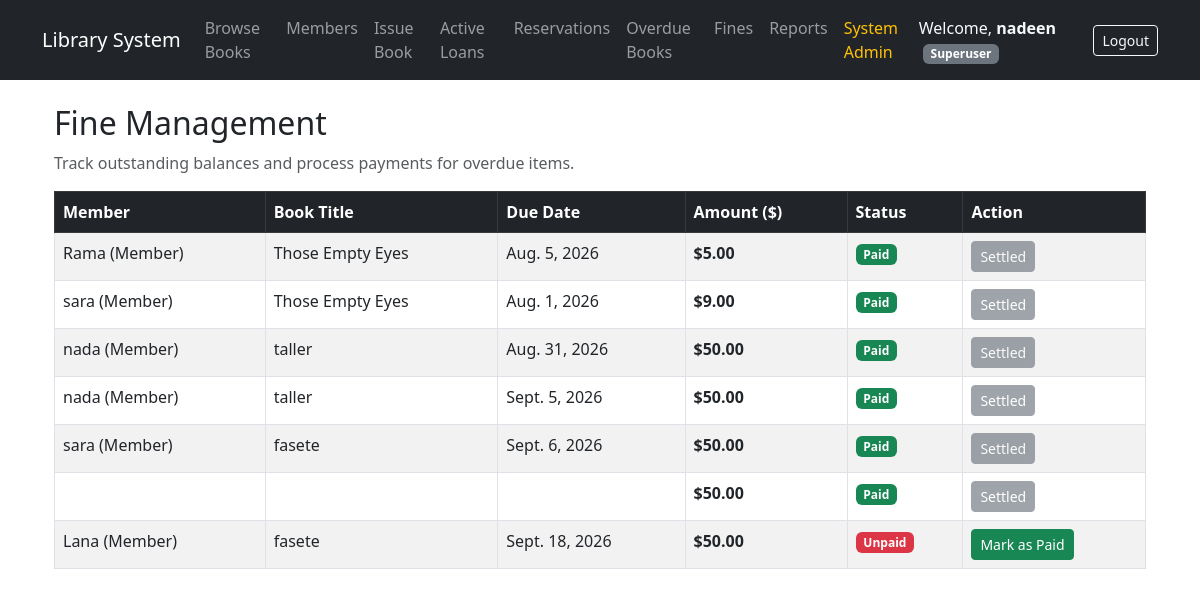
Page /books/fines/ (signed in) on the committed database.
### books/models.py (models this page shows, shortened)
class Fine(models.Model):
    STATUS_CHOICES = (
        ('UNPAID', 'Unpaid'),
        ('PAID', 'Paid'),
    )
    member = models.ForeignKey(Member, on_delete=models.CASCADE, related_name='fines')
    borrow_record = models.ForeignKey(
        BorrowRecord,
        on_delete=models.SET_NULL,
        null=True,
        blank=True,
        related_name='fines'
    )
    amount = models.DecimalField(max_digits=6, decimal_places=2, default=Decimal('0.00'))
    reason = models.CharField(max_length=255, default="Overdue Fine")
    status = models.CharField(max_length=10, choices=STATUS_CHOICES, default='UNPAID')
    created_at = models.DateTimeField(auto_now_add=True)
    updated_at = models.DateTimeField(auto_now=True)

class BorrowRecord(models.Model):
    STATUS_CHOICES = (
        ('BORROWED', 'Borrowed'),
        ('RETURNED', 'Returned'),
        ('OVERDUE', 'Overdue'),
        ('LOST', 'Lost'),
    )
    member = models.ForeignKey(Member, on_delete=models.CASCADE, related_name='borrow_records')
    book = models.ForeignKey(Book, on_delete=models.CASCADE, related_name='borrow_records')
    borrow_date = models.DateField(auto_now_add=True)
    due_date = models.DateField()
    return_date = models.DateField(null=True, blank=True)
    status = models.CharField(max_length=10, choices=STATUS_CHOICES, default='BORROWED')

class Member(models.Model):
    ROLE_CHOICES = (
        ('ADMIN', 'Administrator'),
        ('LIBRARIAN', 'Librarian'),
        ('ASSISTANT', 'Assistant'),
        ('MEMBER', 'Member'),
    )
    user = models.OneToOneField(User, on_delete=models.CASCADE, related_name='member_profile')
    role = models.CharField(max_length=15, choices=ROLE_CHOICES, default='MEMBER')
    phone = models.CharField(max_length=20)
    is_active_member = models.BooleanField(default=True)
    created_at = models.DateTimeField(auto_now_add=True)
    def __str__(self):
        return f"{self.user.username} ({self.get_role_display()})"

class Book(models.Model):
    title = models.CharField(max_length=200)
    author = models.CharField(max_length=200)
    quantity = models.IntegerField(validators=[MinValueValidator(0)])
    publication_year = models.IntegerField(
        validators=[MinValueValidator(1000), MaxValueValidator(current_year)]
    )

### books/views.py (the view)
# urls.py: path('fines/', views.fine_list_view, name='fine_list'),
@login_required
@role_required(['ADMIN', 'LIBRARIAN'])
def fine_list_view(request):
    today = timezone.now().date()
    overdue_records = BorrowRecord.objects.filter(status='BORROWED', due_date__lt=today)
    for record in overdue_records:
        FineService.update_or_create_fine(record)
    fines = Fine.objects.select_related('borrow_record__member__user', 'borrow_record__book').all()
    return render(request, 'books/fines/fine_list.html', {'fines': fines})

### books/templates/books/fines/fine_list.html
{% extends 'books/base.html' %}
{% block content %}
<div class="container mt-4">
    <h2>Fine Management</h2>
    <p class="text-muted">Track outstanding balances and process payments for overdue items.</p>
    <table class="table table-bordered table-striped mt-3">
        <thead class="table-dark">
            <tr>
                <th>Member</th>
                <th>Book Title</th>
                <th>Due Date</th>
                <th>Amount ($)</th>
                <th>Status</th>
                <th>Action</th>
            </tr>
        </thead>
        <tbody>
            {% for fine in fines %}
            <tr>
                <td>{{ fine.borrow_record.member }}</td>
                <td>{{ fine.borrow_record.book.title }}</td>
                <td>{{ fine.borrow_record.due_date }}</td>
                <td><strong>${{ fine.amount }}</strong></td>
                <td>
                    {% if fine.status == 'UNPAID' %}
                        <span class="badge bg-danger">Unpaid</span>
                    {% else %}
                        <span class="badge bg-success">Paid</span>
                    {% endif %}
                </td>
                <td>
                    {% if fine.status == 'UNPAID' %}
                        <a href="{% url 'pay_fine' fine.id %}" class="btn btn-sm btn-success">Mark as Paid</a>
                    {% else %}
                        <button class="btn btn-sm btn-secondary" disabled>Settled</button>
                    {% endif %}
                </td>
            </tr>
            {% empty %}
            <tr>
                <td colspan="6" class="text-center text-muted">No fines recorded.</td>
            </tr>
            {% endfor %}
        </tbody>
    </table>
</div>
{% endblock %}

### books/templates/books/base.html (shortened to what this page needs)
<!DOCTYPE html>
<html lang="en">
<head>
    <link href="https://cdn.jsdelivr.net/npm/bootstrap@5.3.0/dist/css/bootstrap.min.css" rel="stylesheet">
</head>
<body>
    <nav class="navbar navbar-expand-lg navbar-dark bg-dark mb-4">
        <div class="container">
            <a class="navbar-brand" href="{% url 'book_list' %}">Library System</a>
            <div class="collapse navbar-collapse" id="navbarNav">
                {% if user.is_authenticated %}
                    <ul class="navbar-nav me-auto">
                        <li class="nav-item">
                            <a class="nav-link" href="{% url 'book_list' %}">Browse Books</a>
                        </li>
                        {% if user.member_profile.role in 'ADMIN,LIBRARIAN,ASSISTANT' or user.is_superuser %}
                            <li class="nav-item">
                                <a class="nav-link" href="{% url 'member_list' %}">Members</a>
                            </li>
                            <li class="nav-item">
                                <a class="nav-link" href="{% url 'borrow_book' %}">Issue Book</a>
                            </li>
                            <li class="nav-item">
                                <a class="nav-link" href="{% url 'active_loans' %}">Active Loans</a>
                            </li>
                            <li class="nav-item">
                                <a class="nav-link" href="{% url 'reservation_list' %}">Reservations</a>
                            </li>
                            <li class="nav-item">
                                <a class="nav-link" href="{% url 'overdue_books' %}">Overdue Books</a>
                            </li>
                        {% endif %}
                        {% if user.member_profile.role in 'ADMIN,LIBRARIAN' or user.is_superuser %}
                            <li class="nav-item">
                                <a class="nav-link" href="{% url 'fine_list' %}">Fines</a>
                            </li>
                            <li class="nav-item">
                                <a class="nav-link" href="{% url 'reports_dashboard' %}">Reports</a>
                            </li>
                        {% endif %}
                        {% if user.member_profile.is_admin or user.is_superuser %}
                            <li class="nav-item">
                                <a class="nav-link text-warning" href="/admin/" target="_blank">System Admin</a>
                            </li>
                        {% endif %}
                    </ul>
                    <div class="d-flex align-items-center">
                        <span class="navbar-text me-3 text-light">
                            Welcome, <strong>{{ user.username }}</strong>
                            <small class="badge bg-secondary ms-1">
                                {% if user.is_superuser %}
                                    Superuser
                                {% else %}
                                    {{ user.member_profile.get_role_display|default:"Member" }}
                                {% endif %}
                            </small>
                        </span>
                        <form action="{% url 'logout' %}" method="POST" class="d-inline">
                            <button type="submit" class="btn btn-outline-light btn-sm">Logout</button>
                        </form>
                    </div>
                {% else %}
                    <div class="ms-auto">
                        <a href="{% url 'login' %}" class="btn btn-outline-light btn-sm">Login</a>
                    </div>
                {% endif %}
            </div>
        </div>
    </nav>
    <div class="container">
        {% block content %}{% endblock %}
    </div>
</body>
</html>

### rows in the picture
Fine: borrow_record.member "Rama (Member)", borrow_record.book "Those Empty Eyes", borrow_record.due_date "Aug. 5, 2026", amount "5.00", status "Paid"
Fine: borrow_record.member "sara (Member)", borrow_record.book "Those Empty Eyes", borrow_record.due_date "Aug. 1, 2026", amount "9.00", status "Paid"
Fine: borrow_record.member "nada (Member)", borrow_record.book "taller", borrow_record.due_date "Aug. 31, 2026", amount "50.00", status "Paid"
Fine: borrow_record.member "nada (Member)", borrow_record.book "taller", borrow_record.due_date "Sept. 5, 2026", amount "50.00", status "Paid"
Fine: borrow_record.member "sara (Member)", borrow_record.book "fasete", borrow_record.due_date "Sept. 6, 2026", amount "50.00", status "Paid"
Fine: amount "50.00", status "Paid"
Fine: borrow_record.member "Lana (Member)", borrow_record.book "fasete", borrow_record.due_date "Sept. 18, 2026", amount "50.00", status "Unpaid"

### other values in the picture
{{ user.username }} "nadeen"
